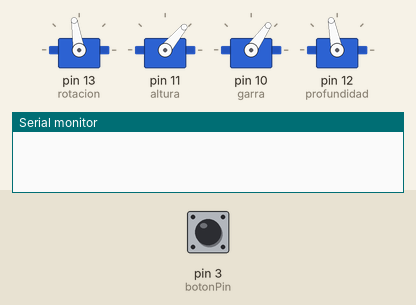
Recording of a sketch running on a simulated Arduino Uno, built with avr-gcc and run on an emulated ATmega328P. Parts: 4 × servo, the last lines printed to the serial monitor. The test bench sets the inputs (shaded band); at power-on: pin 3 (botonPin) HIGH.

Above: at 1.3 s.
1.4 s: pin 3 (botonPin) pulled LOW for 0.15 s
At 4.2 s:
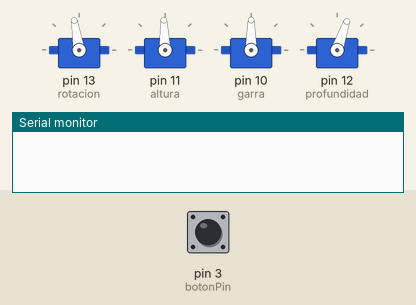
At 8.4 s:
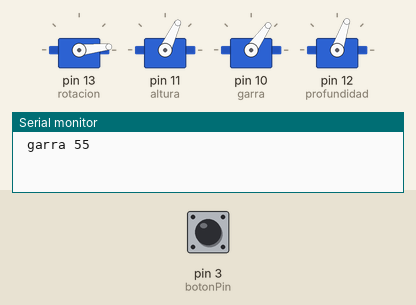
Timing chart, 0 to 13.4 s (numbered marks = the images above; inputs shaded):
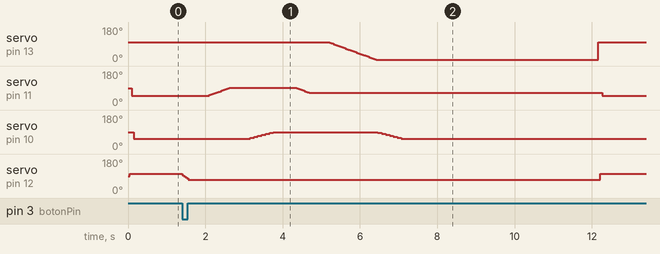

The sketch:

reine_servo.ino
```cpp
#include <Servo.h>
int movServos [4][90];
int botonPin=3;
int botonVal=1;


Servo garra, rotacion,altura, profundidad;

int mov[4][2]={
  {14,3},//altura
  {5,6},//profunsdidad
  {7,5},//garra
  {31,3}//rotacion
};

void setup() {

              rotacion.attach(13);
              altura.attach(11);
              garra.attach(10);
              profundidad.attach(12);
              Serial.begin(9600);
              pinMode (botonPin, INPUT_PULLUP) ;

              //Posicion inical
               rotacion.write(99);
               delay(50);
               profundidad.write(101);
               delay(50);
               altura.write(50);
               delay(50);
               garra.write(55);
              //rotacion.write(120);

             }
void loop ()
             {
              botonVal=digitalRead(botonPin);
             if(botonVal==0){


                 for(int i=0; i<mov[1][0];i++){
               profundidad.write(profundidad.read()-mov[1][1]);
               delay(40);
             }
             delay(500);
               for(int i=0; i<mov[0][0];i++){
               altura.write(altura.read()+mov[0][1]);
               delay(40);
             }
             delay(500);
             for(int i=0; i<mov[2][0]; i++){
               garra.write(garra.read()+mov[2][1]);
               delay(100);
             }
             delay(500);
               for(int i=mov[0][0]; i>5;i--){
               altura.write(altura.read()-mov[0][1]);
               delay(40);
             }
             delay(500);
              for(int i=0; i<mov[3][0]; i++){
               rotacion.write(rotacion.read()-mov[3][1]);
                delay(40);
             }
             for(int i=0; i<mov[2][0]; i++){
               garra.write(garra.read()-mov[2][1]);
               delay(100);
             }
              Serial.print(" garra ");
              Serial.print(garra.read());
              Serial.println(" ");
              delay(5000);
             //Posicion inical
               //Posicion inical
               rotacion.write(99);
               delay(50);
               profundidad.write(101);
               delay(50);
               altura.write(50);
               delay(50);
               garra.write(55);
             }
             }
```

Measured:
- after the input at 1.4 s, servo on pin 11 (altura): rises from 50° to 92° in 0.52 s, then falls to 50° in 9.6 s; servo on pin 10 (garra): rises from 55° to 90° in 0.60 s, then falls to 55° in 3.3 s; servo on pin 12 (profundidad): 101° → 71° at once, → 101° 10.8 s later
